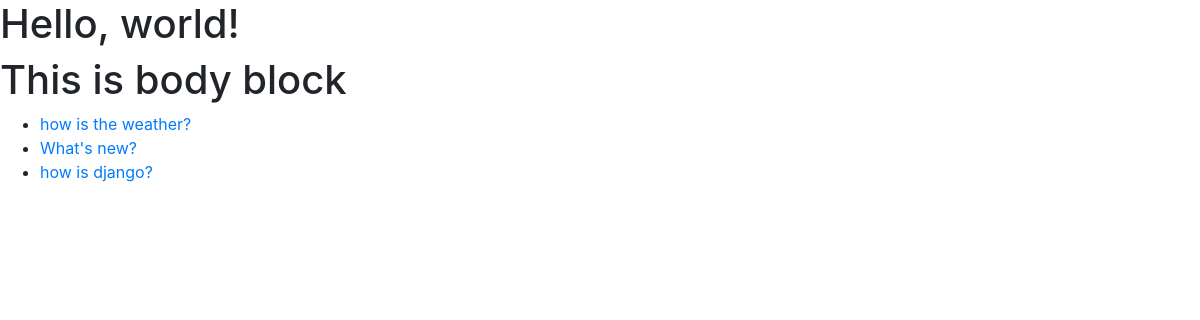
/polls/, run on an earlier commit of the app's database.
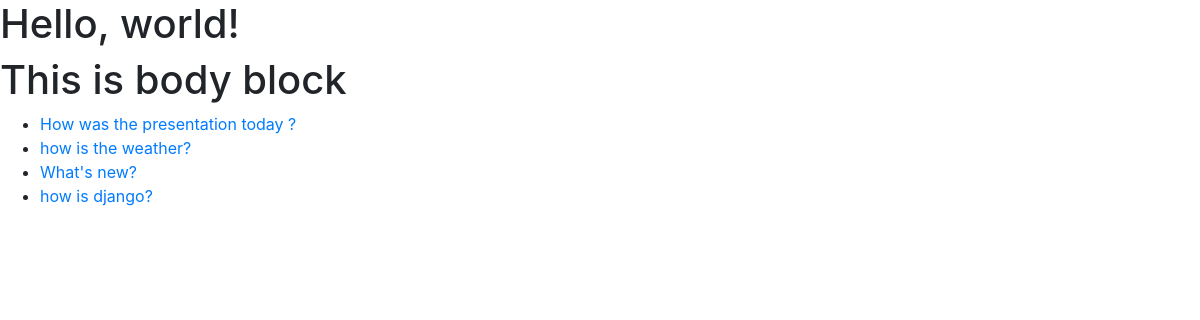
And on a later commit of the database.
### polls/models.py (models this page shows, shortened)
class Question(models.Model):
    question_text = models.CharField(max_length=200)
    pub_date = models.DateTimeField('date published')

### polls/views.py (the view)
# urls.py: path('',views.index, name='index'),
def index(request):
    latest_question_list = Question.objects.order_by('-pub_date')[:5]
    context = {'latest_question_list': latest_question_list}
    return render(request, 'polls/index.html', context)

### polls/templates/polls/index.html
{% extends 'base.html' %}
{% block body %}
    <h1> This is body block </h1>
    {% if latest_question_list %}
    <ul>
        {% for question in latest_question_list %}
            <li><a href="/polls/{{ question.id }}/">{{ question.question_text }}</a></li>
        {% endfor %}
    </ul>
    {% else %}
        <p>No polls are available.</p>
    {% endif %}
{% endblock body %}

### polls/templates/base.html (shortened to what this page needs)
<!doctype html>
<html lang="en">
<head>
    <link rel="stylesheet" href="https://stackpath.bootstrapcdn.com/bootstrap/4.4.1/css/bootstrap.min.css"
>
</head>
<body>
    <h1>Hello, world!</h1>
    {% block body %}
    {% endblock body %}
</body>
</html>

What changed in the data, as far as the page shows it:
added Question: question_text "How was the presentation today ?"
